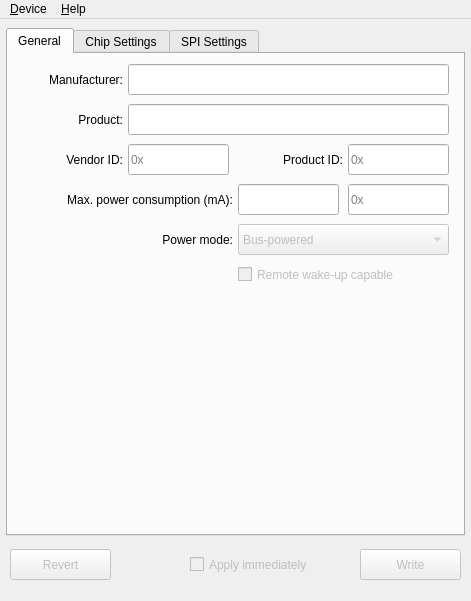
<?xml version="1.0" encoding="UTF-8"?>
<ui version="4.0">
 <class>ConfiguratorWindow</class>
 <widget class="QMainWindow" name="ConfiguratorWindow">
  <property name="geometry">
   <rect>
    <x>0</x>
    <y>0</y>
    <width>471</width>
    <height>601</height>
   </rect>
  </property>
  <property name="minimumSize">
   <size>
    <width>471</width>
    <height>601</height>
   </size>
  </property>
  <property name="maximumSize">
   <size>
    <width>471</width>
    <height>601</height>
   </size>
  </property>
  <property name="windowTitle">
   <string>MCP2210 Device</string>
  </property>
  <property name="windowIcon">
   <iconset resource="resources.qrc">
    <normaloff>:/icons/icons/active64.png</normaloff>
    <normalon>:/icons/icons/active64.png</normalon>
    <disabledoff>:/icons/icons/greyed64.png</disabledoff>
    <disabledon>:/icons/icons/greyed64.png</disabledon>
    <activeoff>:/icons/icons/active64.png</activeoff>
    <activeon>:/icons/icons/active64.png</activeon>
    <selectedoff>:/icons/icons/selected64.png</selectedoff>
    <selectedon>:/icons/icons/selected64.png</selectedon>:/icons/icons/active64.png</iconset>
  </property>
  <property name="locale">
   <locale language="English" country="UnitedStates"/>
  </property>
  <widget class="QWidget" name="centralWidget">
   <widget class="QTabWidget" name="tabWidget">
    <property name="geometry">
     <rect>
      <x>6</x>
      <y>9</y>
      <width>459</width>
      <height>508</height>
     </rect>
    </property>
    <property name="currentIndex">
     <number>0</number>
    </property>
    <widget class="QWidget" name="tabGeneral">
     <attribute name="title">
      <string>General</string>
     </attribute>
     <widget class="QLabel" name="labelManufacturer">
      <property name="geometry">
       <rect>
        <x>10</x>
        <y>17</y>
        <width>105</width>
        <height>17</height>
       </rect>
      </property>
      <property name="text">
       <string>Manufacturer:</string>
      </property>
      <property name="alignment">
       <set>Qt::AlignRight|Qt::AlignTrailing|Qt::AlignVCenter</set>
      </property>
     </widget>
     <widget class="QLineEdit" name="lineEditManufacturer">
      <property name="geometry">
       <rect>
        <x>120</x>
        <y>10</y>
        <width>321</width>
        <height>31</height>
       </rect>
      </property>
      <property name="maxLength">
       <number>28</number>
      </property>
      <property name="readOnly">
       <bool>true</bool>
      </property>
      <property name="clearButtonEnabled">
       <bool>true</bool>
      </property>
     </widget>
     <widget class="QLabel" name="labelProduct">
      <property name="geometry">
       <rect>
        <x>10</x>
        <y>57</y>
        <width>105</width>
        <height>17</height>
       </rect>
      </property>
      <property name="text">
       <string>Product:</string>
      </property>
      <property name="alignment">
       <set>Qt::AlignRight|Qt::AlignTrailing|Qt::AlignVCenter</set>
      </property>
     </widget>
     <widget class="QLineEdit" name="lineEditProduct">
      <property name="geometry">
       <rect>
        <x>120</x>
        <y>50</y>
        <width>321</width>
        <height>31</height>
       </rect>
      </property>
      <property name="maxLength">
       <number>28</number>
      </property>
      <property name="readOnly">
       <bool>true</bool>
      </property>
      <property name="clearButtonEnabled">
       <bool>true</bool>
      </property>
     </widget>
     <widget class="QLabel" name="labelVID">
      <property name="geometry">
       <rect>
        <x>10</x>
        <y>97</y>
        <width>105</width>
        <height>17</height>
       </rect>
      </property>
      <property name="text">
       <string>Vendor ID:</string>
      </property>
      <property name="alignment">
       <set>Qt::AlignRight|Qt::AlignTrailing|Qt::AlignVCenter</set>
      </property>
     </widget>
     <widget class="QLineEdit" name="lineEditVID">
      <property name="geometry">
       <rect>
        <x>120</x>
        <y>90</y>
        <width>101</width>
        <height>31</height>
       </rect>
      </property>
      <property name="maxLength">
       <number>4</number>
      </property>
      <property name="readOnly">
       <bool>true</bool>
      </property>
      <property name="placeholderText">
       <string>0x</string>
      </property>
      <property name="clearButtonEnabled">
       <bool>true</bool>
      </property>
     </widget>
     <widget class="QLabel" name="labelPID">
      <property name="geometry">
       <rect>
        <x>230</x>
        <y>97</y>
        <width>105</width>
        <height>17</height>
       </rect>
      </property>
      <property name="text">
       <string>Product ID:</string>
      </property>
      <property name="alignment">
       <set>Qt::AlignRight|Qt::AlignTrailing|Qt::AlignVCenter</set>
      </property>
     </widget>
     <widget class="QLineEdit" name="lineEditPID">
      <property name="geometry">
       <rect>
        <x>340</x>
        <y>90</y>
        <width>101</width>
        <height>31</height>
       </rect>
      </property>
      <property name="maxLength">
       <number>4</number>
      </property>
      <property name="readOnly">
       <bool>true</bool>
      </property>
      <property name="placeholderText">
       <string>0x</string>
      </property>
      <property name="clearButtonEnabled">
       <bool>true</bool>
      </property>
     </widget>
     <widget class="QLabel" name="labelMaxPower">
      <property name="geometry">
       <rect>
        <x>10</x>
        <y>137</y>
        <width>215</width>
        <height>17</height>
       </rect>
      </property>
      <property name="text">
       <string>Max. power consumption (mA):</string>
      </property>
      <property name="alignment">
       <set>Qt::AlignRight|Qt::AlignTrailing|Qt::AlignVCenter</set>
      </property>
     </widget>
     <widget class="QLineEdit" name="lineEditMaxPower">
      <property name="geometry">
       <rect>
        <x>230</x>
        <y>130</y>
        <width>101</width>
        <height>31</height>
       </rect>
      </property>
      <property name="readOnly">
       <bool>true</bool>
      </property>
      <property name="clearButtonEnabled">
       <bool>true</bool>
      </property>
     </widget>
     <widget class="QLineEdit" name="lineEditMaxPowerHex">
      <property name="geometry">
       <rect>
        <x>340</x>
        <y>130</y>
        <width>101</width>
        <height>31</height>
       </rect>
      </property>
      <property name="maxLength">
       <number>2</number>
      </property>
      <property name="readOnly">
       <bool>true</bool>
      </property>
      <property name="placeholderText">
       <string>0x</string>
      </property>
      <property name="clearButtonEnabled">
       <bool>true</bool>
      </property>
     </widget>
     <widget class="QLabel" name="labelPowerMode">
      <property name="geometry">
       <rect>
        <x>10</x>
        <y>177</y>
        <width>215</width>
        <height>17</height>
       </rect>
      </property>
      <property name="text">
       <string>Power mode:</string>
      </property>
      <property name="alignment">
       <set>Qt::AlignRight|Qt::AlignTrailing|Qt::AlignVCenter</set>
      </property>
     </widget>
     <widget class="QComboBox" name="comboBoxPowerMode">
      <property name="enabled">
       <bool>false</bool>
      </property>
      <property name="geometry">
       <rect>
        <x>230</x>
        <y>170</y>
        <width>211</width>
        <height>31</height>
       </rect>
      </property>
      <item>
       <property name="text">
        <string>Bus-powered</string>
       </property>
      </item>
      <item>
       <property name="text">
        <string>Self-powered</string>
       </property>
      </item>
     </widget>
     <widget class="QCheckBox" name="checkBoxRemoteWakeUpCapable">
      <property name="enabled">
       <bool>false</bool>
      </property>
      <property name="geometry">
       <rect>
        <x>230</x>
        <y>210</y>
        <width>211</width>
        <height>21</height>
       </rect>
      </property>
      <property name="text">
       <string>Remote wake-up capable</string>
      </property>
     </widget>
    </widget>
    <widget class="QWidget" name="tabChipSettings">
     <attribute name="title">
      <string>Chip Settings</string>
     </attribute>
     <widget class="QLabel" name="labelGP0">
      <property name="geometry">
       <rect>
        <x>10</x>
        <y>17</y>
        <width>105</width>
        <height>17</height>
       </rect>
      </property>
      <property name="text">
       <string>GP0:</string>
      </property>
      <property name="alignment">
       <set>Qt::AlignRight|Qt::AlignTrailing|Qt::AlignVCenter</set>
      </property>
     </widget>
     <widget class="QComboBox" name="comboBoxGP0">
      <property name="enabled">
       <bool>false</bool>
      </property>
      <property name="geometry">
       <rect>
        <x>120</x>
        <y>10</y>
        <width>211</width>
        <height>31</height>
       </rect>
      </property>
      <item>
       <property name="text">
        <string>Input</string>
       </property>
      </item>
      <item>
       <property name="text">
        <string>Output</string>
       </property>
      </item>
      <item>
       <property name="text">
        <string>Chip select</string>
       </property>
      </item>
     </widget>
     <widget class="QCheckBox" name="checkBoxGP0DefaultValue">
      <property name="enabled">
       <bool>false</bool>
      </property>
      <property name="geometry">
       <rect>
        <x>340</x>
        <y>15</y>
        <width>101</width>
        <height>21</height>
       </rect>
      </property>
      <property name="text">
       <string>High</string>
      </property>
     </widget>
     <widget class="QLabel" name="labelGP1">
      <property name="geometry">
       <rect>
        <x>10</x>
        <y>57</y>
        <width>105</width>
        <height>17</height>
       </rect>
      </property>
      <property name="text">
       <string>GP1:</string>
      </property>
      <property name="alignment">
       <set>Qt::AlignRight|Qt::AlignTrailing|Qt::AlignVCenter</set>
      </property>
     </widget>
     <widget class="QCheckBox" name="checkBoxGP1DefaultValue">
      <property name="enabled">
       <bool>false</bool>
      </property>
      <property name="geometry">
       <rect>
        <x>340</x>
        <y>55</y>
        <width>101</width>
        <height>21</height>
       </rect>
      </property>
      <property name="text">
       <string>High</string>
      </property>
     </widget>
     <widget class="QComboBox" name="comboBoxGP1">
      <property name="enabled">
       <bool>false</bool>
      </property>
      <property name="geometry">
       <rect>
        <x>120</x>
        <y>50</y>
        <width>211</width>
        <height>31</height>
       </rect>
      </property>
      <item>
       <property name="text">
        <string>Input</string>
       </property>
      </item>
      <item>
       <property name="text">
        <string>Output</string>
       </property>
      </item>
      <item>
       <property name="text">
        <string>Chip select</string>
       </property>
      </item>
     </widget>
     <widget class="QComboBox" name="comboBoxGP2">
      <property name="enabled">
       <bool>false</bool>
      </property>
      <property name="geometry">
       <rect>
        <x>120</x>
        <y>90</y>
        <width>211</width>
        <height>31</height>
       </rect>
      </property>
      <item>
       <property name="text">
        <string>Input</string>
       </property>
      </item>
      <item>
       <property name="text">
        <string>Output</string>
       </property>
      </item>
      <item>
       <property name="text">
        <string>Chip select</string>
       </property>
      </item>
      <item>
       <property name="text">
        <string>Suspend</string>
       </property>
      </item>
     </widget>
     <widget class="QCheckBox" name="checkBoxGP2DefaultValue">
      <property name="enabled">
       <bool>false</bool>
      </property>
      <property name="geometry">
       <rect>
        <x>340</x>
        <y>95</y>
        <width>101</width>
        <height>21</height>
       </rect>
      </property>
      <property name="text">
       <string>High</string>
      </property>
     </widget>
     <widget class="QLabel" name="labelGP2">
      <property name="geometry">
       <rect>
        <x>10</x>
        <y>97</y>
        <width>105</width>
        <height>17</height>
       </rect>
      </property>
      <property name="text">
       <string>GP2:</string>
      </property>
      <property name="alignment">
       <set>Qt::AlignRight|Qt::AlignTrailing|Qt::AlignVCenter</set>
      </property>
     </widget>
     <widget class="QComboBox" name="comboBoxGP4">
      <property name="enabled">
       <bool>false</bool>
      </property>
      <property name="geometry">
       <rect>
        <x>120</x>
        <y>170</y>
        <width>211</width>
        <height>31</height>
       </rect>
      </property>
      <item>
       <property name="text">
        <string>Input</string>
       </property>
      </item>
      <item>
       <property name="text">
        <string>Output</string>
       </property>
      </item>
      <item>
       <property name="text">
        <string>Chip select</string>
       </property>
      </item>
      <item>
       <property name="text">
        <string>USB low power</string>
       </property>
      </item>
     </widget>
     <widget class="QCheckBox" name="checkBoxGP4DefaultValue">
      <property name="enabled">
       <bool>false</bool>
      </property>
      <property name="geometry">
       <rect>
        <x>340</x>
        <y>175</y>
        <width>101</width>
        <height>21</height>
       </rect>
      </property>
      <property name="text">
       <string>High</string>
      </property>
     </widget>
     <widget class="QComboBox" name="comboBoxGP5">
      <property name="enabled">
       <bool>false</bool>
      </property>
      <property name="geometry">
       <rect>
        <x>120</x>
        <y>210</y>
        <width>211</width>
        <height>31</height>
       </rect>
      </property>
      <item>
       <property name="text">
        <string>Input</string>
       </property>
      </item>
      <item>
       <property name="text">
        <string>Output</string>
       </property>
      </item>
      <item>
       <property name="text">
        <string>Chip select</string>
       </property>
      </item>
      <item>
       <property name="text">
        <string>USB configured</string>
       </property>
      </item>
     </widget>
     <widget class="QLabel" name="labelGP4">
      <property name="geometry">
       <rect>
        <x>10</x>
        <y>177</y>
        <width>105</width>
        <height>17</height>
       </rect>
      </property>
      <property name="text">
       <string>GP4:</string>
      </property>
      <property name="alignment">
       <set>Qt::AlignRight|Qt::AlignTrailing|Qt::AlignVCenter</set>
      </property>
     </widget>
     <widget class="QLabel" name="labelGP3">
      <property name="geometry">
       <rect>
        <x>10</x>
        <y>137</y>
        <width>105</width>
        <height>17</height>
       </rect>
      </property>
      <property name="text">
       <string>GP3:</string>
      </property>
      <property name="alignment">
       <set>Qt::AlignRight|Qt::AlignTrailing|Qt::AlignVCenter</set>
      </property>
     </widget>
     <widget class="QCheckBox" name="checkBoxGP5DefaultValue">
      <property name="enabled">
       <bool>false</bool>
      </property>
      <property name="geometry">
       <rect>
        <x>340</x>
        <y>215</y>
        <width>101</width>
        <height>21</height>
       </rect>
      </property>
      <property name="text">
       <string>High</string>
      </property>
     </widget>
     <widget class="QCheckBox" name="checkBoxGP3DefaultValue">
      <property name="enabled">
       <bool>false</bool>
      </property>
      <property name="geometry">
       <rect>
        <x>340</x>
        <y>135</y>
        <width>101</width>
        <height>21</height>
       </rect>
      </property>
      <property name="text">
       <string>High</string>
      </property>
     </widget>
     <widget class="QLabel" name="labelGP5">
      <property name="geometry">
       <rect>
        <x>10</x>
        <y>217</y>
        <width>105</width>
        <height>17</height>
       </rect>
      </property>
      <property name="text">
       <string>GP5:</string>
      </property>
      <property name="alignment">
       <set>Qt::AlignRight|Qt::AlignTrailing|Qt::AlignVCenter</set>
      </property>
     </widget>
     <widget class="QComboBox" name="comboBoxGP3">
      <property name="enabled">
       <bool>false</bool>
      </property>
      <property name="geometry">
       <rect>
        <x>120</x>
        <y>130</y>
        <width>211</width>
        <height>31</height>
       </rect>
      </property>
      <item>
       <property name="text">
        <string>Input</string>
       </property>
      </item>
      <item>
       <property name="text">
        <string>Output</string>
       </property>
      </item>
      <item>
       <property name="text">
        <string>Chip select</string>
       </property>
      </item>
      <item>
       <property name="text">
        <string>SPI transfer LED</string>
       </property>
      </item>
     </widget>
     <widget class="QComboBox" name="comboBoxGP7">
      <property name="enabled">
       <bool>false</bool>
      </property>
      <property name="geometry">
       <rect>
        <x>120</x>
        <y>290</y>
        <width>211</width>
        <height>31</height>
       </rect>
      </property>
      <item>
       <property name="text">
        <string>Input</string>
       </property>
      </item>
      <item>
       <property name="text">
        <string>Output</string>
       </property>
      </item>
      <item>
       <property name="text">
        <string>Chip select</string>
       </property>
      </item>
      <item>
       <property name="text">
        <string>SPI bus release ACK</string>
       </property>
      </item>
     </widget>
     <widget class="QCheckBox" name="checkBoxGP7DefaultValue">
      <property name="enabled">
       <bool>false</bool>
      </property>
      <property name="geometry">
       <rect>
        <x>340</x>
        <y>295</y>
        <width>101</width>
        <height>21</height>
       </rect>
      </property>
      <property name="text">
       <string>High</string>
      </property>
     </widget>
     <widget class="QComboBox" name="comboBoxGP8">
      <property name="enabled">
       <bool>false</bool>
      </property>
      <property name="geometry">
       <rect>
        <x>120</x>
        <y>330</y>
        <width>211</width>
        <height>31</height>
       </rect>
      </property>
      <item>
       <property name="text">
        <string>Input</string>
       </property>
      </item>
      <item>
       <property name="text">
        <string>SPI bus release REQ</string>
       </property>
      </item>
     </widget>
     <widget class="QLabel" name="labelGP7">
      <property name="geometry">
       <rect>
        <x>10</x>
        <y>297</y>
        <width>105</width>
        <height>17</height>
       </rect>
      </property>
      <property name="text">
       <string>GP7:</string>
      </property>
      <property name="alignment">
       <set>Qt::AlignRight|Qt::AlignTrailing|Qt::AlignVCenter</set>
      </property>
     </widget>
     <widget class="QLabel" name="labelGP6">
      <property name="geometry">
       <rect>
        <x>10</x>
        <y>257</y>
        <width>105</width>
        <height>17</height>
       </rect>
      </property>
      <property name="text">
       <string>GP6:</string>
      </property>
      <property name="alignment">
       <set>Qt::AlignRight|Qt::AlignTrailing|Qt::AlignVCenter</set>
      </property>
     </widget>
     <widget class="QCheckBox" name="checkBoxGP6DefaultValue">
      <property name="enabled">
       <bool>false</bool>
      </property>
      <property name="geometry">
       <rect>
        <x>340</x>
        <y>255</y>
        <width>101</width>
        <height>21</height>
       </rect>
      </property>
      <property name="text">
       <string>High</string>
      </property>
     </widget>
     <widget class="QLabel" name="labelGP8">
      <property name="geometry">
       <rect>
        <x>10</x>
        <y>337</y>
        <width>105</width>
        <height>17</height>
       </rect>
      </property>
      <property name="text">
       <string>GP8:</string>
      </property>
      <property name="alignment">
       <set>Qt::AlignRight|Qt::AlignTrailing|Qt::AlignVCenter</set>
      </property>
     </widget>
     <widget class="QComboBox" name="comboBoxGP6">
      <property name="enabled">
       <bool>false</bool>
      </property>
      <property name="geometry">
       <rect>
        <x>120</x>
        <y>250</y>
        <width>211</width>
        <height>31</height>
       </rect>
      </property>
      <item>
       <property name="text">
        <string>Input</string>
       </property>
      </item>
      <item>
       <property name="text">
        <string>Output</string>
       </property>
      </item>
      <item>
       <property name="text">
        <string>Chip select</string>
       </property>
      </item>
      <item>
       <property name="text">
        <string>External interrupt</string>
       </property>
      </item>
     </widget>
     <widget class="QComboBox" name="comboBoxInterruptMode">
      <property name="enabled">
       <bool>false</bool>
      </property>
      <property name="geometry">
       <rect>
        <x>120</x>
        <y>370</y>
        <width>211</width>
        <height>31</height>
       </rect>
      </property>
      <item>
       <property name="text">
        <string>Disabled</string>
       </property>
      </item>
      <item>
       <property name="text">
        <string>Count falling edges</string>
       </property>
      </item>
      <item>
       <property name="text">
        <string>Count rising edges</string>
       </property>
      </item>
      <item>
       <property name="text">
        <string>Count low pulses</string>
       </property>
      </item>
      <item>
       <property name="text">
        <string>Count high pulses</string>
       </property>
      </item>
     </widget>
     <widget class="QLabel" name="labelInterruptMode">
      <property name="geometry">
       <rect>
        <x>10</x>
        <y>377</y>
        <width>105</width>
        <height>17</height>
       </rect>
      </property>
      <property name="text">
       <string>Int. mode:</string>
      </property>
      <property name="alignment">
       <set>Qt::AlignRight|Qt::AlignTrailing|Qt::AlignVCenter</set>
      </property>
     </widget>
     <widget class="QCheckBox" name="checkBoxRemoteWakeUp">
      <property name="enabled">
       <bool>false</bool>
      </property>
      <property name="geometry">
       <rect>
        <x>120</x>
        <y>410</y>
        <width>321</width>
        <height>21</height>
       </rect>
      </property>
      <property name="text">
       <string>Remote wake-up enabled</string>
      </property>
     </widget>
     <widget class="QCheckBox" name="checkBoxSPIBusCaptive">
      <property name="enabled">
       <bool>false</bool>
      </property>
      <property name="geometry">
       <rect>
        <x>120</x>
        <y>440</y>
        <width>321</width>
        <height>21</height>
       </rect>
      </property>
      <property name="text">
       <string>SPI bus captive between transfers</string>
      </property>
     </widget>
    </widget>
    <widget class="QWidget" name="tabSPISettings">
     <attribute name="title">
      <string>SPI Settings</string>
     </attribute>
    </widget>
   </widget>
   <widget class="QPushButton" name="pushButtonRevert">
    <property name="enabled">
     <bool>false</bool>
    </property>
    <property name="geometry">
     <rect>
      <x>10</x>
      <y>530</y>
      <width>101</width>
      <height>31</height>
     </rect>
    </property>
    <property name="text">
     <string>Revert</string>
    </property>
   </widget>
   <widget class="QPushButton" name="pushButtonWrite">
    <property name="enabled">
     <bool>false</bool>
    </property>
    <property name="geometry">
     <rect>
      <x>360</x>
      <y>530</y>
      <width>101</width>
      <height>31</height>
     </rect>
    </property>
    <property name="text">
     <string>Write</string>
    </property>
   </widget>
   <widget class="QCheckBox" name="checkBoxApplyImmediately">
    <property name="enabled">
     <bool>false</bool>
    </property>
    <property name="geometry">
     <rect>
      <x>190</x>
      <y>535</y>
      <width>161</width>
      <height>21</height>
     </rect>
    </property>
    <property name="text">
     <string>Apply immediately</string>
    </property>
   </widget>
  </widget>
  <widget class="QMenuBar" name="menuBar">
   <property name="geometry">
    <rect>
     <x>0</x>
     <y>0</y>
     <width>471</width>
     <height>30</height>
    </rect>
   </property>
   <widget class="QMenu" name="menuDevice">
    <property name="title">
     <string>&amp;Device</string>
    </property>
    <addaction name="actionStatus"/>
    <addaction name="separator"/>
    <addaction name="actionUsePassword"/>
    <addaction name="separator"/>
    <addaction name="actionClose"/>
   </widget>
   <widget class="QMenu" name="menuHelp">
    <property name="title">
     <string>&amp;Help</string>
    </property>
    <addaction name="actionAbout"/>
   </widget>
   <addaction name="menuDevice"/>
   <addaction name="menuHelp"/>
  </widget>
  <action name="actionAbout">
   <property name="text">
    <string>&amp;About MCP2210 Configurator</string>
   </property>
  </action>
  <action name="actionStatus">
   <property name="text">
    <string>&amp;Status</string>
   </property>
  </action>
  <action name="actionClose">
   <property name="text">
    <string>&amp;Close</string>
   </property>
   <property name="shortcut">
    <string>Ctrl+W</string>
   </property>
  </action>
  <action name="actionUsePassword">
   <property name="enabled">
    <bool>false</bool>
   </property>
   <property name="text">
    <string>Use &amp;Password</string>
   </property>
  </action>
 </widget>
 <resources>
  <include location="resources.qrc"/>
 </resources>
 <connections>
  <connection>
   <sender>actionClose</sender>
   <signal>triggered()</signal>
   <receiver>ConfiguratorWindow</receiver>
   <slot>close()</slot>
   <hints>
    <hint type="sourcelabel">
     <x>-1</x>
     <y>-1</y>
    </hint>
    <hint type="destinationlabel">
     <x>235</x>
     <y>300</y>
    </hint>
   </hints>
  </connection>
 </connections>
</ui>
